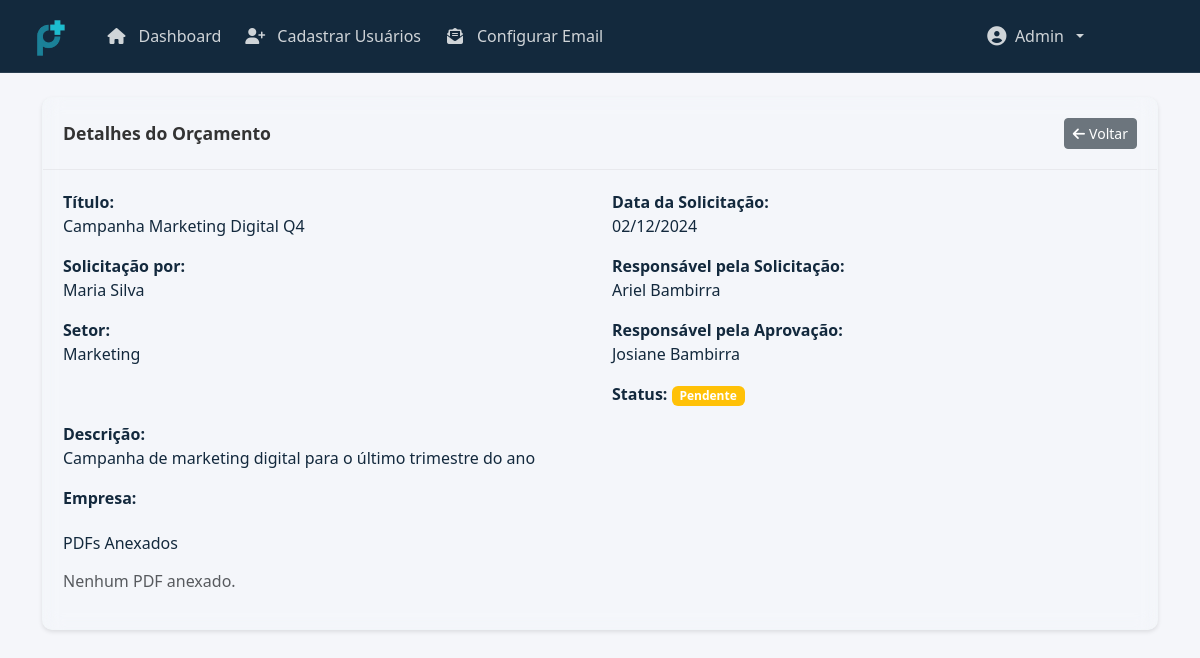
Screenshot of /budget/1 (signed in) with the database file from the repository.
### models.py (models this page shows, shortened)
class User(UserMixin, db.Model):
    id = db.Column(db.Integer, primary_key=True)
    name = db.Column(db.String(100), nullable=False)
    email = db.Column(db.String(120), unique=True, nullable=False)
    password = db.Column(db.String(200), nullable=False)
    contact = db.Column(db.String(20))
    role = db.Column(db.String(20), nullable=False)  # 'administrador', 'aprovador', 'solicitante'
    is_active = db.Column(db.Boolean, default=True)
    budgets_requested = db.relationship('Budget', backref='solicitante', lazy=True, foreign_keys='Budget.solicitante_id')
    budgets_approved = db.relationship('Budget', backref='aprovador', lazy=True, foreign_keys='Budget.aprovador_id')

class Budget(db.Model):
    id = db.Column(db.Integer, primary_key=True)
    title = db.Column(db.String(100), nullable=False)
    description = db.Column(db.Text, nullable=False)
    requested_name = db.Column(db.String(100), nullable=False)  # Nome do Cadastrador
    solicitado = db.Column(db.String(100), nullable=False)  # Nome do Solicitante
    sector = db.Column(db.String(100), nullable=False)  # Setor (antigo agency)
    status = db.Column(db.String(20), default='pendente')
    request_date = db.Column(db.DateTime, default=datetime.utcnow)
    solicitante_id = db.Column(db.Integer, db.ForeignKey('user.id'), nullable=False)
    aprovador_id = db.Column(db.Integer, db.ForeignKey('user.id'), nullable=False)
    companies = db.relationship('Company', backref='budget', lazy=True, cascade='all, delete-orphan')

### routes.py (the view)
@app.route('/budget/<int:id>')
@login_required
def view_budget(id):
    budget = Budget.query.get_or_404(id)
    if current_user.role == 'aprovador' and budget.aprovador_id != current_user.id:
        flash('Você só pode visualizar orçamentos designados a você', 'danger')
        return redirect(url_for('dashboard'))
    if current_user.role == 'solicitante' and budget.solicitante_id != current_user.id:
        flash('Você só pode visualizar seus próprios orçamentos', 'danger')
        return redirect(url_for('dashboard'))
    return render_template('view_budget.html', budget=budget)

### app.py (called while the page is built)
def create_app():
    app = Flask(__name__)
    app.config.from_object(Config)
    if not os.path.exists(app.config['UPLOAD_FOLDER']):
        os.makedirs(app.config['UPLOAD_FOLDER'])
    db.init_app(app)
    login_manager.init_app(app)
    mail.init_app(app)
    migrate.init_app(app, db)
    csrf.init_app(app)
    login_manager.login_view = 'login'
    @login_manager.user_loader
    def load_user(user_id):
        from models import User
        return User.query.get(int(user_id))
    return app

### templates/view_budget.html (shortened to what this page needs)
{% extends "base.html" %}
{% block content %}
<div class="container mt-4">
    <div class="card">
        <div class="card-header d-flex justify-content-between align-items-center">
            <h5 class="mb-0">Detalhes do Orçamento</h5>
            <a href="{{ url_for('dashboard') }}" class="btn btn-secondary btn-sm">
                <i class="fas fa-arrow-left me-1"></i>Voltar
            </a>
        </div>
        <div class="card-body">
            <div class="row">
                <div class="col-md-6">
                    <div class="mb-3">
                        <label class="fw-bold">Título:</label>
                        <p>{{ budget.title }}</p>
                    </div>
                    <div class="mb-3">
                        <label class="fw-bold">Solicitação por:</label>
                        <p>{{ budget.solicitado }}</p>
                    </div>
                    <div class="mb-3">
                        <label class="fw-bold">Setor:</label>
                        <p>{{ budget.sector }}</p>
                    </div>
                </div>
                <div class="col-md-6">
                    <div class="mb-3">
                        <label class="fw-bold">Data da Solicitação:</label>
                        <p>{{ budget.request_date.strftime('%d/%m/%Y') }}</p>
                    </div>
                    <div class="mb-3">
                        <label class="fw-bold">Responsável pela Solicitação:</label>
                        <p>{{ budget.solicitante.name }}</p>
                    </div>
                    <div class="mb-3">
                        <label class="fw-bold">Responsável pela Aprovação:</label>
                        <p>{{ budget.aprovador.name }}</p>
                    </div>
                    <div class="mb-3">
                        <label class="fw-bold">Status:</label>
                        <span class="badge {% if budget.status == 'pendente' %}bg-warning
                                   {% elif budget.status == 'aprovado' %}bg-success
                                   {% else %}bg-danger{% endif %}">
                            {{ budget.status|title }}
                        </span>
                    </div>
                </div>
            </div>
            <div class="mb-3">
                <label class="fw-bold">Descrição:</label>
                <p>{{ budget.description }}</p>
            </div>
            <div class="mb-3">
                <label class="fw-bold">Empresa:</label>
            </div>
            <div class="row mt-4">
                <div class="col-12">
                    <h6 class="mb-3">PDFs Anexados</h6>
                    {% if budget.pdfs %}
                    <div class="list-group">
                        {% for pdf in budget.pdfs %}
                        <div class="list-group-item list-group-item-action d-flex justify-content-between align-items-center">
                            <div>
                                <i class="fas fa-file-pdf text-danger me-2"></i>
                                {{ pdf.filename }}
                            </div>
                            <a href="{{ url_for('download_pdf', budget_id=budget.id, pdf_id=pdf.id) }}"
                               class="btn btn-sm btn-primary">
                                <i class="fas fa-download me-1"></i>Download
                            </a>
                        </div>
                        {% endfor %}
                    </div>
                    {% else %}
                    <p class="text-muted">Nenhum PDF anexado.</p>
                    {% endif %}
                </div>
            </div>
        </div>
    </div>
</div>
{% endblock %}

### templates/base.html (shortened to what this page needs)
<!DOCTYPE html>
<html lang="pt-br">
<head>
    <link href="https://cdn.jsdelivr.net/npm/bootstrap@5.3.0/dist/css/bootstrap.min.css" rel="stylesheet">
    <link href="https://cdnjs.cloudflare.com/ajax/libs/font-awesome/6.4.0/css/all.min.css" rel="stylesheet">
    <link href="{{ url_for('static', filename='css/base.css') }}" rel="stylesheet">
</head>
<body>
    <div class="toast-container position-fixed top-0 end-0 p-3">
    </div>
    <div class="content-wrapper">
        {% if not request.endpoint == 'login' and not request.endpoint == 'reset_password_request' and not request.endpoint == 'reset_password' %}
        <nav class="navbar navbar-expand-lg">
            <div class="container-fluid">
                <a class="navbar-brand" href="{{ url_for('dashboard') }}">
                    <img src="{{ url_for('static', filename='img/logo-planeje.png') }}" alt="Logo Planeje+" height="40">
                </a>
                <div class="collapse navbar-collapse" id="navbarNav">
                    {% if current_user.is_authenticated %}
                    <ul class="navbar-nav me-auto">
                        <li class="nav-item">
                            <a class="nav-link {% if request.endpoint == 'dashboard' %}active{% endif %}" href="{{ url_for('dashboard') }}">
                                <i class="fas fa-home me-1"></i>Dashboard
                            </a>
                        </li>
                        {% if current_user.role == 'administrador' %}
                        <li class="nav-item">
                            <a class="nav-link {% if request.endpoint == 'register' %}active{% endif %}" href="{{ url_for('register') }}">
                                <i class="fas fa-user-plus me-1"></i>Cadastrar Usuários
                            </a>
                        </li>
                        <li class="nav-item">
                            <a class="nav-link {% if request.endpoint == 'email_config' %}active{% endif %}" href="{{ url_for('email_config') }}">
                                <i class="fas fa-envelope-open-text me-1"></i>Configurar Email
                            </a>
                        </li>
                        {% endif %}
                    </ul>
                    <div class="header-user-menu">
                        <ul class="navbar-nav">
                            <li class="nav-item dropdown">
                                <a class="nav-link dropdown-toggle user-menu" href="#"
                                   id="userDropdown" role="button"
                                   data-bs-toggle="dropdown">
                                    <i class="fas fa-user-circle"></i>
                                    <span>{{ current_user.name }}</span>
                                </a>
                            </li>
                        </ul>
                    </div>
                    {% endif %}
                </div>
            </div>
        </nav>
        {% endif %}
        {% block content %}{% endblock %}
    </div>
</body>
</html>

### static/css/base.css (style rules this page uses)
:root { --primary-color: #0066b3; --primary-dark: #005294; --primary-light: #e6f3ff; --success-color: #43A047; --warning-color: #FFA000; --danger-color: #E53935; --text-primary: #333333; --text-secondary: #666666; --background-main: #f5f6fa; --background-dark: #1e2632; --border-color: #e0e0e0; }
body { background-color: var(--background-main); color: var(--text-primary); min-height: 100vh; transition: background-color 0.3s ease, color 0.3s ease; }
.card { border: none; box-shadow: 0 2px 4px rgba(0,0,0,0.1); border-radius: 10px; background: white; margin-bottom: 1.5rem; transition: all 0.3s ease; border: 1px solid rgba(0,0,0,0.1); }
.card-header { background-color: transparent; border-bottom: 1px solid rgba(0,0,0,0.05); padding: 1.25rem; border-radius: 10px 10px 0 0; }
.card-header h5 { color: var(--text-primary); font-weight: 600; font-size: 1.1rem; margin: 0; }
.card-body { padding: 1.25rem; }
.navbar { background-color: #1e2632 !important; padding: 1rem; border-bottom: 1px solid rgba(255, 255, 255, 0.1); }
.navbar-brand img { height: 40px; }
.navbar-brand { padding: 0; margin-right: 2rem; }
.navbar-nav { margin-right: 30px; }
.navbar-nav .nav-item { margin-right: 20px; }
.navbar-nav .nav-link { padding: 8px 15px; }
.header-user-menu { margin-left: auto; padding-right: 30px; }
.header-user-menu .nav-link { display: flex; align-items: center; gap: 8px; }
.navbar .nav-link { color: rgba(255, 255, 255, 0.8) !important; font-weight: 500; display: flex; align-items: center; gap: 8px; padding: 8px 16px; border-radius: 6px; transition: all 0.3s ease; }
.navbar .nav-link i { font-size: 16px; width: 20px; text-align: center; }
.navbar .nav-item:not(:last-child) { margin-right: 8px; }
.header-user-menu .nav-link { display: flex; align-items: center; gap: 0.5rem; padding: 0.5rem 1rem; }
.header-user-menu .nav-link i { font-size: 1.2rem; }
.header-user-menu { display: flex; align-items: center; }

### templates/base.html (style rules this page uses)
:root { --color-dark: #13293d; --color-primary: #006494; --color-secondary: #247ba0; --color-accent: #1b98e0; --color-light: #e8f1f2; --bs-primary: var(--color-primary); --bs-primary-rgb: 0, 100, 148; --bs-secondary: var(--color-secondary); --bs-secondary-rgb: 36, 123, 160; --bs-body-color: var(--color-dark); --bs-body-bg: var(--color-light); --bs-link-color: var(--color-accent); --bs-link-hover-color: var(--color-secondary); --transition-speed: 0.3s; }
.navbar { background-color: var(--color-dark) !important; border-bottom: 1px solid rgba(232, 241, 242, 0.1); }
.card { background-color: rgba(232, 241, 242, 0.05); border: 1px solid rgba(232, 241, 242, 0.1); backdrop-filter: blur(10px); }
body { font-family: 'Segoe UI', system-ui, -apple-system, sans-serif; transition: background-color var(--transition-speed), color var(--transition-speed); }
.content-wrapper { flex: 1 0 auto; display: flex; flex-direction: column; }

### rows the page displays
User: name "Admin"
Budget: title "Campanha Marketing Digital Q4", solicitado "Maria Silva", sector "Marketing", request_date "02/12/2024", status "Pendente", description "Campanha de marketing digital para o último trimestre do ano"
User: solicitante.name "Ariel Bambirra"
User: aprovador.name "Josiane Bambirra"
